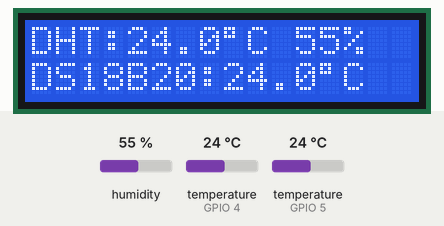
Recording of a sketch running on a simulated ESP32. On the bench: 16×2 character LCD. The inputs (shaded band) are chosen by the test bench; at power-on: humidity 55 %, temperature (sensors on GPIO 5, GPIO 4) 24 °C. What the sketch prints to the serial monitor is not drawn.

Above: at 3.4 s.
3.5 s: humidity set to 22 %
At 7.7 s:
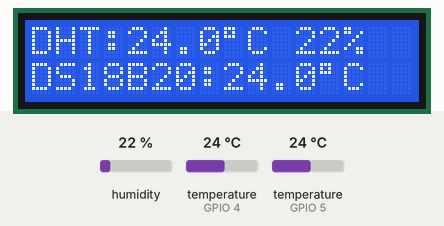
8.3 s: temperature (sensor on GPIO 5) set to 12 °C
At 9.5 s:
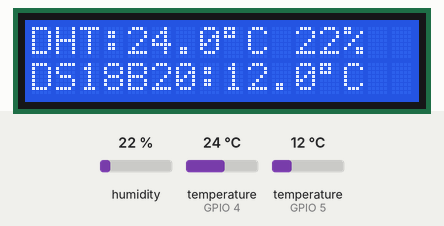
11.1 s: temperature (sensor on GPIO 4) set to 12 °C
At 16.0 s:
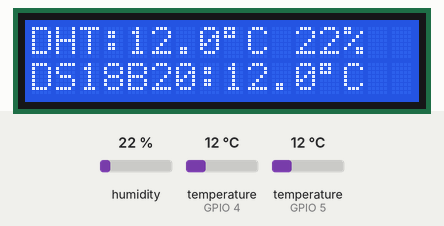
16.3 s: temperature (sensor on GPIO 5) set to 19 °C
At 18.0 s:
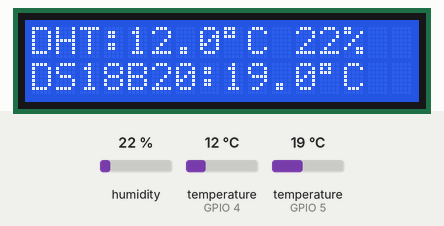
19.1 s: humidity set to 40 %
At 23.4 s:
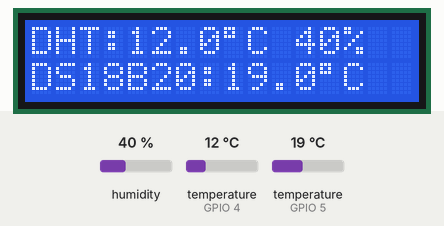
24.3 s: temperature (sensor on GPIO 5) set to 28 °C
At 25.3 s:
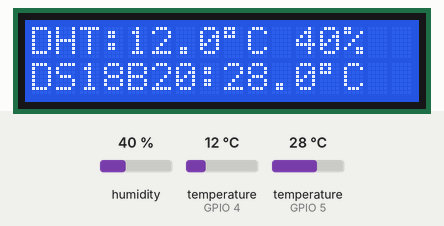
Timing chart, 0 to 27.3 s (numbered marks = the images above; inputs shaded):
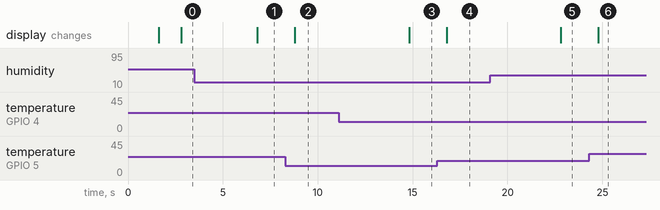

Measured:
- after the input at 3.5 s, the display: changes after 3.3 s (image 1)
- after the input at 8.3 s, the display: changes after 0.49 s (image 2)
- after the input at 11.1 s, the display: changes after 3.7 s (image 3)
- after the input at 16.3 s, the display: changes after 0.49 s (image 4)
- after the input at 19.1 s, the display: changes after 3.7 s (image 5)
- after the input at 24.3 s, the display: changes after 0.49 s (image 6)

The sketch:

temperature_monitor.ino
```cpp
/*
  Temperature & Humidity Monitoring System
  Board: ESP32 Dev Module
  Sensors: DHT11 + DS18B20
  Display: 16x2 I2C LCD

  Serial output format:
  DATA,<temperature_dht_c>,<humidity_percent>,<temperature_ds18b20_c>
*/
#include <Wire.h>
#include <LiquidCrystal_I2C.h>
#include <DHT.h>
#include <OneWire.h>
#include <DallasTemperature.h>

#define DHT_PIN 4
#define DHT_TYPE DHT11
#define DS18B20_PIN 5
#define LCD_ADDRESS 0x27
#define LCD_COLUMNS 16
#define LCD_ROWS 2

DHT dht(DHT_PIN, DHT_TYPE);
OneWire oneWire(DS18B20_PIN);
DallasTemperature ds18b20(&oneWire);
LiquidCrystal_I2C lcd(LCD_ADDRESS, LCD_COLUMNS, LCD_ROWS);

unsigned long lastRead = 0;
const unsigned long READ_INTERVAL_MS = 2000;

void showStartup() {
  lcd.clear();
  lcd.setCursor(0, 0);
  lcd.print("Temp Monitor");
  lcd.setCursor(0, 1);
  lcd.print("Starting...");
  delay(1500);
  lcd.clear();
}

void setup() {
  Serial.begin(115200);
  Wire.begin();
  dht.begin();
  ds18b20.begin();
  lcd.init();
  lcd.backlight();
  showStartup();

  Serial.println("Temperature Monitoring System");
  Serial.println("Format: DATA,dht_c,humidity,ds18b20_c");
}

void loop() {
  if (millis() - lastRead < READ_INTERVAL_MS) return;
  lastRead = millis();

  float humidity = dht.readHumidity();
  float dhtTemp = dht.readTemperature();

  ds18b20.requestTemperatures();
  float dsTemp = ds18b20.getTempCByIndex(0);

  bool dhtValid = !isnan(humidity) && !isnan(dhtTemp);
  bool dsValid = dsTemp != DEVICE_DISCONNECTED_C && dsTemp > -55.0 && dsTemp < 125.0;

  lcd.clear();
  if (dhtValid) {
    lcd.setCursor(0, 0);
    lcd.print("DHT:");
    lcd.print(dhtTemp, 1);
    lcd.print((char)223);
    lcd.print("C ");
    lcd.print(humidity, 0);
    lcd.print("%");
  } else {
    lcd.setCursor(0, 0);
    lcd.print("DHT11 read err");
  }

  lcd.setCursor(0, 1);
  if (dsValid) {
    lcd.print("DS18B20:");
    lcd.print(dsTemp, 1);
    lcd.print((char)223);
    lcd.print("C");
  } else {
    lcd.print("DS18B20 error");
  }

  if (dhtValid && dsValid) {
    Serial.print("DATA,");
    Serial.print(dhtTemp, 2);
    Serial.print(",");
    Serial.print(humidity, 2);
    Serial.print(",");
    Serial.println(dsTemp, 2);
  } else {
    Serial.println("ERROR,One or more sensor readings invalid");
  }
}
```
